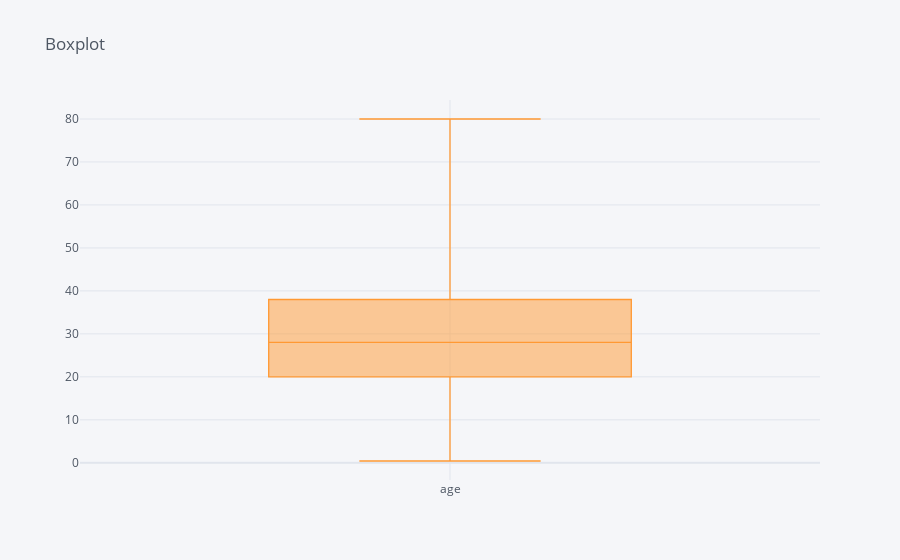

Here is the notebook cell this chart was saved with:
### Code cell
total_data['age'].iplot(kind='box', x='age', y='Value', title='Boxplot')

### Figure 1 — Plotly figure (JSON) as saved in the notebook; plotly's stock layout.template omitted (floating-point values rounded to 4 significant figures; data arrays with more than 128 entries replaced by an {"elided": "..."} marker saying what was removed)
{"data": [{"boxpoints": false, "line": {"width": 1.3}, "marker": {"color": "rgba(255, 153, 51, 1.0)"}, "name": "age", "orientation": "v", "type": "box", "y": {"elided": "891 float values"}}], "layout": {"autosize": true, "legend": {"bgcolor": "#F5F6F9", "font": {"color": "#4D5663"}}, "paper_bgcolor": "#F5F6F9", "plot_bgcolor": "#F5F6F9", "title": {"font": {"color": "#4D5663"}, "text": "Boxplot"}, "xaxis": {"autorange": true, "gridcolor": "#E1E5ED", "range": [-0.5, 0.5], "showgrid": true, "tickfont": {"color": "#4D5663"}, "title": {"font": {"color": "#4D5663"}, "text": ""}, "type": "category", "zerolinecolor": "#E1E5ED"}, "yaxis": {"autorange": true, "gridcolor": "#E1E5ED", "range": [-4.001, 84.42], "showgrid": true, "tickfont": {"color": "#4D5663"}, "title": {"font": {"color": "#4D5663"}, "text": ""}, "type": "linear", "zerolinecolor": "#E1E5ED"}}}
